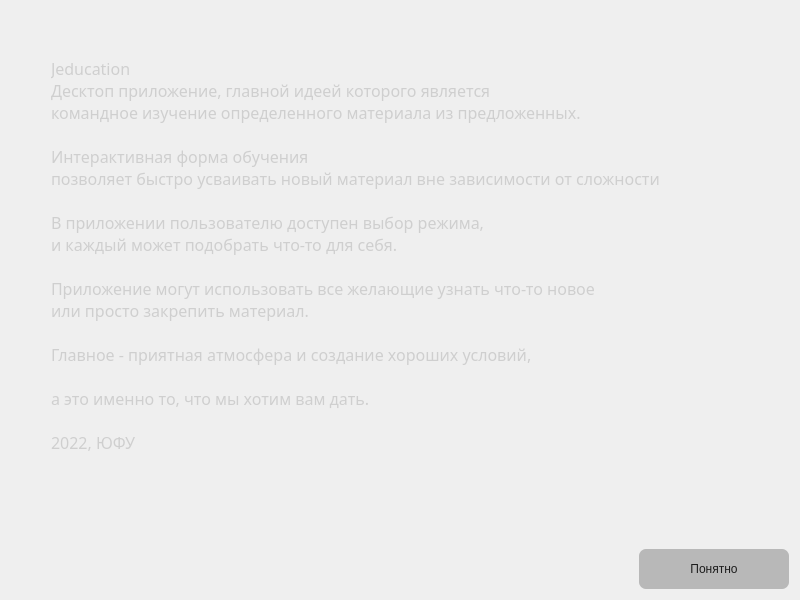
<?xml version="1.0" encoding="UTF-8"?>
<ui version="4.0">
 <class>info</class>
 <widget class="QDialog" name="info">
  <property name="geometry">
   <rect>
    <x>0</x>
    <y>0</y>
    <width>800</width>
    <height>600</height>
   </rect>
  </property>
  <property name="minimumSize">
   <size>
    <width>700</width>
    <height>500</height>
   </size>
  </property>
  <property name="windowTitle">
   <string>JEducation v0.1</string>
  </property>
  <layout class="QVBoxLayout" name="verticalLayout">
   <property name="spacing">
    <number>50</number>
   </property>
   <item>
    <spacer name="verticalSpacer_2">
     <property name="orientation">
      <enum>Qt::Vertical</enum>
     </property>
     <property name="sizeHint" stdset="0">
      <size>
       <width>20</width>
       <height>40</height>
      </size>
     </property>
    </spacer>
   </item>
   <item>
    <layout class="QHBoxLayout" name="horizontalLayout_2">
     <item>
      <spacer name="horizontalSpacer">
       <property name="orientation">
        <enum>Qt::Horizontal</enum>
       </property>
       <property name="sizeType">
        <enum>QSizePolicy::Fixed</enum>
       </property>
       <property name="sizeHint" stdset="0">
        <size>
         <width>40</width>
         <height>20</height>
        </size>
       </property>
      </spacer>
     </item>
     <item>
      <widget class="QLabel" name="label">
       <property name="font">
        <font>
         <family>Bahnschrift</family>
         <pointsize>12</pointsize>
        </font>
       </property>
       <property name="styleSheet">
        <string notr="true">color: rgb(207, 207, 207);</string>
       </property>
       <property name="text">
        <string>Jeducation
Десктоп приложение, главной идеей которого является 
командное изучение определенного материала из предложенных.

Интерактивная форма обучения 
позволяет быстро усваивать новый материал вне зависимости от сложности

В приложении пользователю доступен выбор режима,
и каждый может подобрать что-то для себя.

Приложение могут использовать все желающие узнать что-то новое
или просто закрепить материал.

Главное - приятная атмосфера и создание хороших условий,

а это именно то, что мы хотим вам дать.

2022, ЮФУ</string>
       </property>
      </widget>
     </item>
    </layout>
   </item>
   <item>
    <spacer name="verticalSpacer">
     <property name="orientation">
      <enum>Qt::Vertical</enum>
     </property>
     <property name="sizeHint" stdset="0">
      <size>
       <width>20</width>
       <height>40</height>
      </size>
     </property>
    </spacer>
   </item>
   <item>
    <layout class="QHBoxLayout" name="horizontalLayout">
     <item>
      <spacer name="horizontalSpacer_2">
       <property name="orientation">
        <enum>Qt::Horizontal</enum>
       </property>
       <property name="sizeHint" stdset="0">
        <size>
         <width>40</width>
         <height>20</height>
        </size>
       </property>
      </spacer>
     </item>
     <item>
      <widget class="QPushButton" name="pushButton">
       <property name="minimumSize">
        <size>
         <width>150</width>
         <height>40</height>
        </size>
       </property>
       <property name="styleSheet">
        <string notr="true">background-color: rgb(184, 184, 184);
color: rgb(29, 29, 29);
border:2px;
border-radius:7;</string>
       </property>
       <property name="text">
        <string>Понятно</string>
       </property>
      </widget>
     </item>
    </layout>
   </item>
  </layout>
 </widget>
 <resources/>
 <connections>
  <connection>
   <sender>pushButton</sender>
   <signal>clicked()</signal>
   <receiver>info</receiver>
   <slot>close()</slot>
   <hints>
    <hint type="sourcelabel">
     <x>712</x>
     <y>563</y>
    </hint>
    <hint type="destinationlabel">
     <x>754</x>
     <y>584</y>
    </hint>
   </hints>
  </connection>
 </connections>
</ui>
